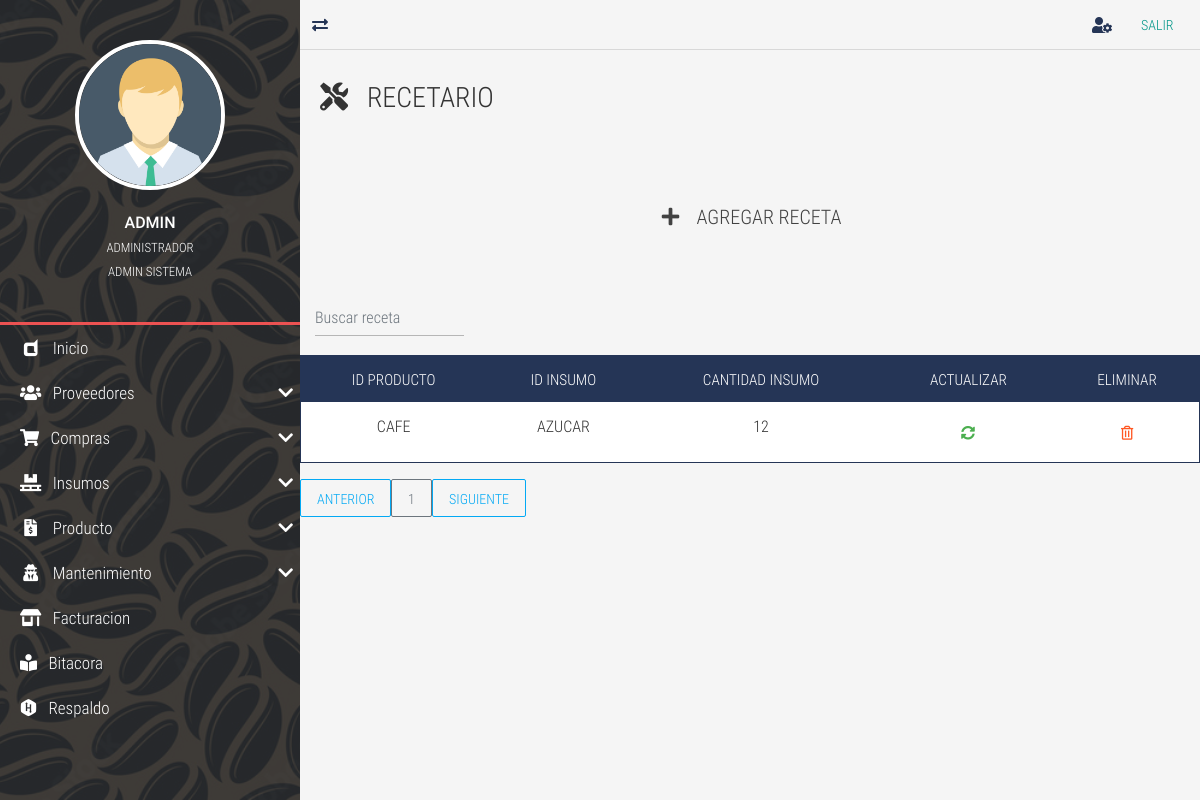
The page /recetario-list/ (signed in) on the database its author committed.
### tables this page shows
CREATE TABLE `TBL_recetario` (
  `id_recetario` int NOT NULL AUTO_INCREMENT,
  `id_producto` int DEFAULT NULL,
  `id_insumo` int DEFAULT NULL,
  `cant_insumo` int DEFAULT NULL,
  PRIMARY KEY (`id_recetario`),
  KEY `FK_produ_recetario_idx` (`id_producto`),
  KEY `FK_insumo_recetario_idx` (`id_insumo`),
  CONSTRAINT `FK_TBL_recetario_TBL_insumos` FOREIGN KEY (`id_insumo`) REFERENCES `TBL_insumos` (`id_insumos`),
  CONSTRAINT `FK_TBL_recetario_TBL_producto` FOREIGN KEY (`id_producto`) REFERENCES `TBL_producto` (`id_producto`)
);

CREATE TABLE `TBL_producto` (
  `id_producto` int NOT NULL AUTO_INCREMENT,
  `nom_producto` varchar(45) DEFAULT NULL,
  `id_tipo_produ` int DEFAULT NULL,
  `des_produ` varchar(45) DEFAULT NULL,
  `precio_produ` decimal(5,2) DEFAULT NULL,
  `foto_produ` varchar(45) DEFAULT NULL COMMENT 'CAMBIAR A FORMATO DE FOTO',
  PRIMARY KEY (`id_producto`),
  KEY `FK_idproducto_tippro_idx` (`id_tipo_produ`),
  CONSTRAINT `FK_TBL_producto_TBL_tipo_producto` FOREIGN KEY (`id_tipo_produ`) REFERENCES `TBL_tipo_producto` (`id_tipo_produ`)
);

CREATE TABLE `TBL_insumos` (
  `id_insumos` int NOT NULL AUTO_INCREMENT,
  `nom_insumo` varchar(45) DEFAULT NULL,
  `id_categoria` int DEFAULT NULL,
  `cant_max` int DEFAULT NULL,
  `cant_min` int DEFAULT NULL,
  `unidad_medida` enum('LB','UN','L','GAL') DEFAULT NULL,
  PRIMARY KEY (`id_insumos`),
  KEY `FK_categoria_insumos_idx` (`id_categoria`),
  CONSTRAINT `FK_categoria_insumos` FOREIGN KEY (`id_categoria`) REFERENCES `TBL_categoria_produ` (`id_categoria`)
);

### controladores/vistasControlador.php (called while the page is built, shortened)
<?php
	class vistasControlador extends vistasModelo{
		public function obtener_plantilla_controlador(){
			return require_once "./vistas/plantilla.php";
		}
	}

### index.php (called while the page is built, shortened)
<?php
	require_once "./controladores/vistasControlador.php";
	$plantilla = new vistasControlador();
	$plantilla->obtener_plantilla_controlador();

### vistas/contenidos/recetario-list-view.php (the view, shortened to what this page needs)
<div class="full-box page-header">
	<h3 class="text-left">
		<i class="fas fa-tools"></i> &nbsp; RECETARIO
	</h3>
</div>
<div class="container-fluid">
	<ul class="full-box list-unstyled page-nav-tabs">
		<li>
			<div class="btn btn-dark btn-lg" data-toggle="modal" data-target="#ModalCrear"><i class="fas fa-plus fa-fw"></i> &nbsp; AGREGAR RECETA</div>
		</li>
	</ul>
</div>
<?php
	$where="";
?>
<div class="container-fluid">
  <form class="d-flex">
      <input class="form-control me-2 light-table-filter" data-table="table_id" type="text"
      placeholder="Buscar receta">
</form>
</div>
      <table class="table table-striped table-dark table_id text-center" id="tblDatos">
        <thead>
        <tr>
            <th>ID PRODUCTO</th>
            <th>ID INSUMO</th>
			<th>CANTIDAD INSUMO</th>
            <th>ACTUALIZAR</th>
			<th>ELIMINAR</th>
            </tr>
        </thead>
        <tbody>
		<?php
			include ("./cone.php");
			$SQL="SELECT p.id_producto, p.nom_producto, i.id_insumos, i.nom_insumo, r.id_recetario, r.cant_insumo FROM TBL_recetario r
			inner JOIN TBL_producto p ON p.id_producto = r.id_producto
			inner JOIN TBL_insumos i ON i.id_insumos = r.id_insumo
			$where";
			$dato = mysqli_query($conexion, $SQL);
			if($dato -> num_rows >0){
				while($fila=mysqli_fetch_array($dato)){
			?>
		<tr>
			<td><?php echo $fila['nom_producto']; ?></td>
			<td><?php echo $fila['nom_insumo']; ?></td>
			<td><?php echo $fila['cant_insumo']; ?></td>
			<td>
				<div class="btn btn-success" data-toggle="modal" data-target="#ModalActualizar<?php echo $fila['id_recetario'];?>">
					<i class="fas fa-sync-alt"> </i>
				</div>
			</td>
			<td>
				<form class="FormularioAjax" action="<?php echo SERVERURL; ?>ajax/recetarioAjax.php" method="POST" data-form="delete" autocomplete="off">
				<button type="submit" class="btn btn-warning">
					<i class="far fa-trash-alt"></i>
				</button>
				</form>
			</td>
		</tr>
		<?php
			}
				}else{
		?>
		<tr class="text-center">
		<td colspan="16">No existen registros</td>
		</tr>
    <?php
		}
	?>
		</tbody>
  </table>
<div id="paginador" class=""></div>

### vistas/css/all.css (style rules this page uses)
.fa, .fas, .far, .fal, .fab { -moz-osx-font-smoothing: grayscale; -webkit-font-smoothing: antialiased; display: inline-block; font-style: normal; font-variant: normal; text-rendering: auto; line-height: 1; }
.fa-fw { text-align: center; width: 1.25em; }
.fa-plus:before { content: "\f067"; }
.fa-sync-alt:before { content: "\f2f1"; }
.fa-tools:before { content: "\f7d9"; }
.fa-trash-alt:before { content: "\f2ed"; }
.far { font-family: 'Font Awesome 5 Free'; font-weight: 400; }
.fa, .fas { font-family: 'Font Awesome 5 Free'; font-weight: 900; }

### vistas/css/style.css (style rules this page uses)
:root { --color-one: #F5F5F5; --color-two: #24292E; --color-three: #EC5252; --form-color: #14111A; --accent-color: #253556; --border-color: #D8D8D8; }
body,html { font-family: 'roboto_condensed_light'; width: 100vw; height: 100vh; background-color: var(--color-one); color: #333; font-size: 16px; }
.full-box { margin: 0; padding: 0; box-sizing: border-box; width: 100%; }
.page-header { padding: 30px 20px 60px 20px; }
.page-header > :nth-child(1) { padding-bottom: 7px; }
.page-nav-tabs { display: flex; justify-content: center; flex-wrap: wrap; margin-bottom: 30px; }
.page-nav-tabs li, .page-nav-tabs li a { height: 40px; line-height: 40px; }
.page-nav-tabs li { margin: 5px 20px; }
.table .btn { margin-bottom: 0; }
.table thead th { color: #FFF; }
.table tbody tr { color: #333; transition: all .2s ease-in-out; }
.table-dark, .table { background-color: #fff; }
.table-dark { border: 1px solid var(--accent-color); }
.table-dark thead tr { background-color: var(--accent-color); }
.table-dark td, .table-dark thead th, .table-dark th { border: none; }
table form { margin-bottom: 0; }

### rows shown on the page
tbl_recetario: id_producto.nom_producto "CAFE", id_insumo.nom_insumo "AZUCAR", cant_insumo "12"

### other values the page prints
$_SESSION['usuario_login'] "ADMIN"
$_SESSION['nombre_usuario'] "ADMINISTRADOR"
$_SESSION['rol'] "ADMIN SISTEMA"
